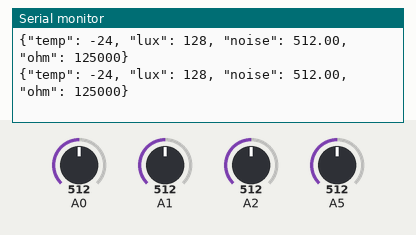
Bench run of a sketch on a simulated Arduino Uno, built with avr-gcc and run on an emulated ATmega328P. Parts: the last lines printed to the serial monitor. The test bench sets the inputs (shaded band); at power-on: A0 = 512, A1 = 512, A2 = 512, A5 = 512.

Above: at 1.8 s.
1.9 s: A0 set to 716
At 2.8 s:
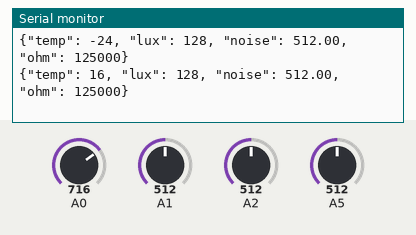
3.4 s: A1 set to 716
At 4.7 s:
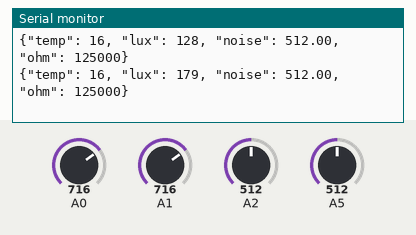
4.9 s: A2 set to 716
At 5.8 s:
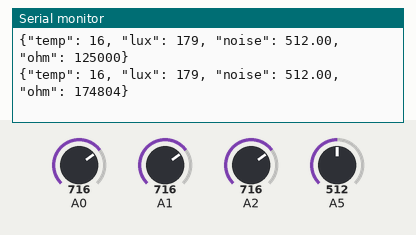
6.4 s: A5 set to 716
At 7.6 s:
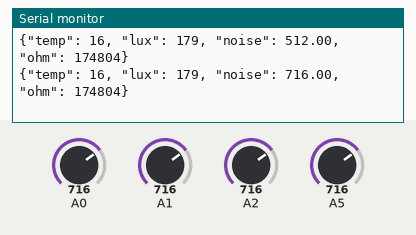
7.9 s: A0 set to 992
At 8.5 s:
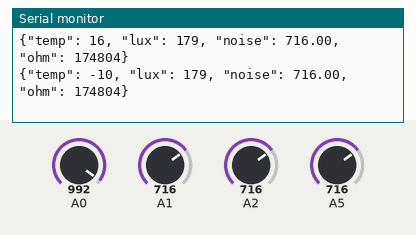
9.4 s: A1 set to 992
At 10.8 s:
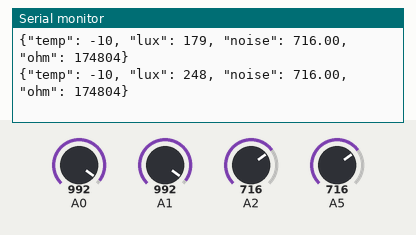
Timing chart, 0 to 11.9 s (numbered marks = the images above; inputs shaded):
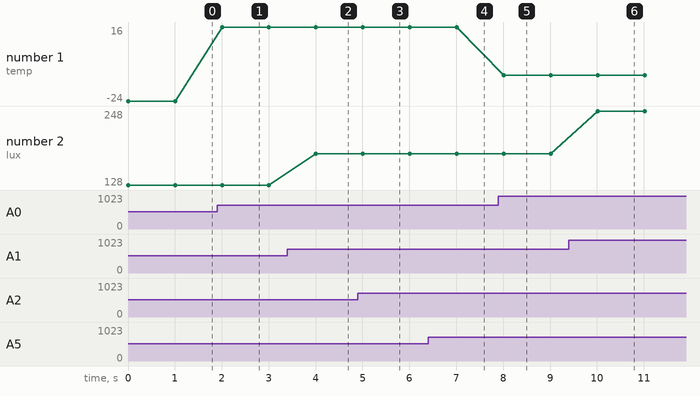

The sketch:

Simu_sens.ino
```cpp
#include <stdio.h>
#include <stdint.h>
#include <SoftwareSerial.h>

#define RESULT_BUFFER_SIZE (8)
SoftwareSerial BT(2,3);

//uint8_t
 float db   = 0;
 float temp = 0;
 float lux  = 0;
 float pot  = 0;

//char result_buf[RESULT_BUFFER_SIZE];

void setup() {
  Serial.begin(9600);    // Iniciamos la puerta serie
  BT.begin(9600);
}

void loop() {
  db    = analogRead(A5);
  temp  = (analogRead(A0) * 5000 * 10 / 1024);
  lux   = (analogRead(A1) / 4);
  pot   = (analogRead(A2) * 250000 / 1024);
  //char s [80];
  //sprintf (s,"{\"temp\": %f, \"lux\": %f, \"noice\": %f,\"ohm\": %f}", temp, lux, db, pot);
  //Serial.println (s);
  Serial.print("{\"temp\": ");
  Serial.print(temp,0);
  Serial.print(",");
  Serial.print(" \"lux\": ");
  Serial.print(lux,0);
  Serial.print(",");
  Serial.print(" \"noise\": ");
  Serial.print(db,2);
  Serial.print(",");
  Serial.print(" \"ohm\": ");
  Serial.print(pot,0);
  Serial.println("}");

  delay(1000);
}
```

Measured:
- after the input at 1.9 s, the serial monitor: prints a new line after 0.10 s (image 1)
- after the input at 3.4 s, the serial monitor: prints a new line after 0.61 s (image 2)
- after the input at 4.9 s, the serial monitor: prints a new line after 0.11 s (image 3)
- after the input at 6.4 s, the serial monitor: prints a new line after 0.61 s (image 4)
- after the input at 7.9 s, the serial monitor: prints a new line after 0.12 s (image 5)
- after the input at 9.4 s, the serial monitor: prints a new line after 0.62 s (image 6)
- plotted number 1: -24 → 16 after the input at 1.9 s, 16 → -10 after the input at 7.9 s
- plotted number 2: 128 → 179 after the input at 3.4 s, 179 → 248 after the input at 9.4 s
